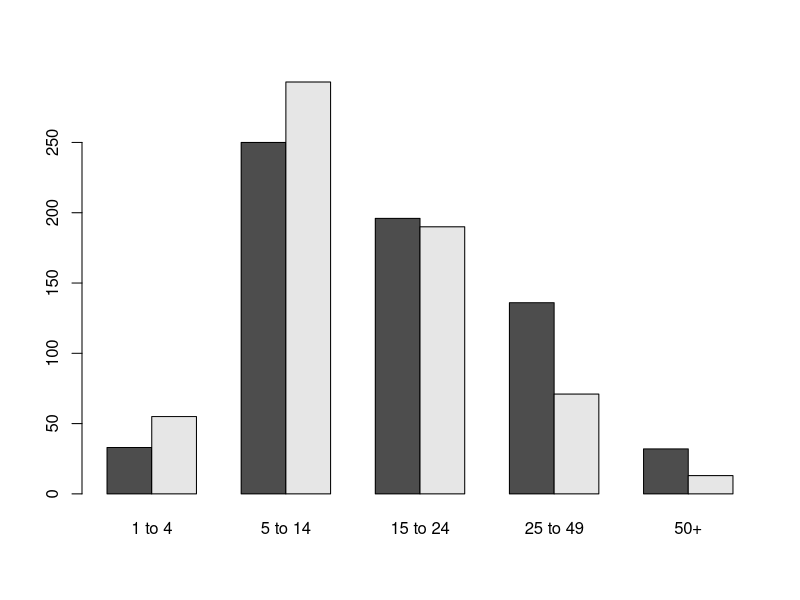
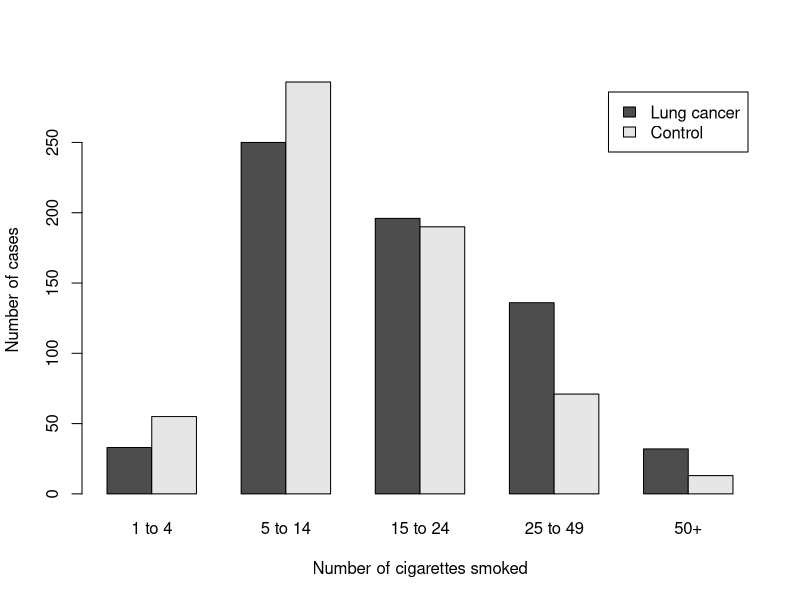

Write the R code that produced these figures, in order.
## ---- chunk 1
knitr::opts_chunk$set(collapse = TRUE, warning = FALSE, message = FALSE, comment = NA)
## ---- chunk 2
options(digits = 5)  ##Sets number of sig. figs to display output to
## ---- chunk 3
cancer <-
  matrix(
    data = c(33, 250, 196, 136, 32, 55, 293, 190, 71, 13),
    nrow = 2,
    ncol = 5,
    byrow = T
  )
## ---- chunk 4
library(xtable)
print(xtable(cancer),type="html")       
## ---- chunk 5
dimnames(cancer) <-
  list(c("Lung cancer", "Control"),
       c("1 to 4", "5 to 14", "15 to 24", "25 to 49", "50+"))
## ---- chunk 6
cancer
## ---- chunk 7
barplot(cancer, beside=T)
## ---- chunk 8
barplot(cancer, beside=T, legend.text=T, xlab="Number of cigarettes smoked", ylab="Number of cases")
## ---- chunk 9
1-pchisq(5.216,2)
## ---- chunk 10
observed<-c(106,252,142)
expected<-c(0.25,0.5,0.25)
chisq.test(observed, p=expected)
## ---- chunk 11
1-pchisq(36.95,4)
## ---- chunk 12
chisq.test(cancer)
## ---- chunk 13
cancer.chisq<-chisq.test(cancer)
## ---- chunk 14
cancer.chisq
## ---- chunk 15
names(cancer.chisq)
## ---- chunk 16
cancer.chisq$residuals
## ---- chunk 17
smokers <- matrix(
  data = c(2, 647, 27, 622),
  byrow = T,
  nrow = 2,
  ncol = 2
)
dimnames(smokers) <-
  list(c("Lung Cancer", "Control"), c("Non smoker", "Smoker"))
## ---- chunk 18
smokers
## ---- chunk 19
fisher.test(smokers)
## ---- chunk 20
(2/647)/(27/622)
## ---- chunk 21
fisher.test(smokers,alternative="less")
